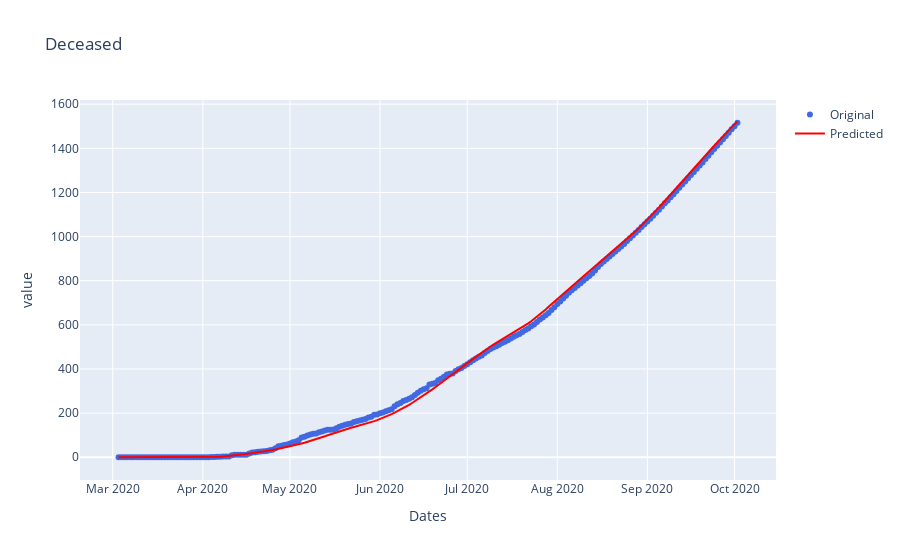

Here is the notebook cell this chart was saved with:
### Code cell
#Deceased
fig=go.Figure()
fig.add_trace(go.Scatter(x=df_state['Date'], y=df_state['Deceased'],name='Original',
                         mode='markers',line=dict(color='royalblue',)))
fig.add_trace(go.Scatter(x=df_state['Date'], y=df_pred['Deceased'],name='Predicted',
                         line=dict(color='red',)))
fig.update_layout(title = "Deceased", xaxis = {'title':'Dates'}, yaxis = {'title':'value'})
#fig.update_xaxes(rangeslider_visible=True)
fig.show()

### Figure 1 — Plotly figure (JSON) as saved in the notebook; plotly's stock layout.template omitted (floating-point values rounded to 4 significant figures; data arrays with more than 128 entries replaced by an {"elided": "..."} marker saying what was removed)
{"data": [{"line": {"color": "royalblue"}, "mode": "markers", "name": "Original", "type": "scatter", "x": {"elided": "214 str values"}, "y": {"elided": "214 int values"}}, {"line": {"color": "red"}, "name": "Predicted", "type": "scatter", "x": {"elided": "214 str values"}, "y": {"elided": "214 float values"}}], "layout": {"title": {"text": "Deceased"}, "xaxis": {"title": {"text": "Dates"}}, "yaxis": {"title": {"text": "value"}}}}
